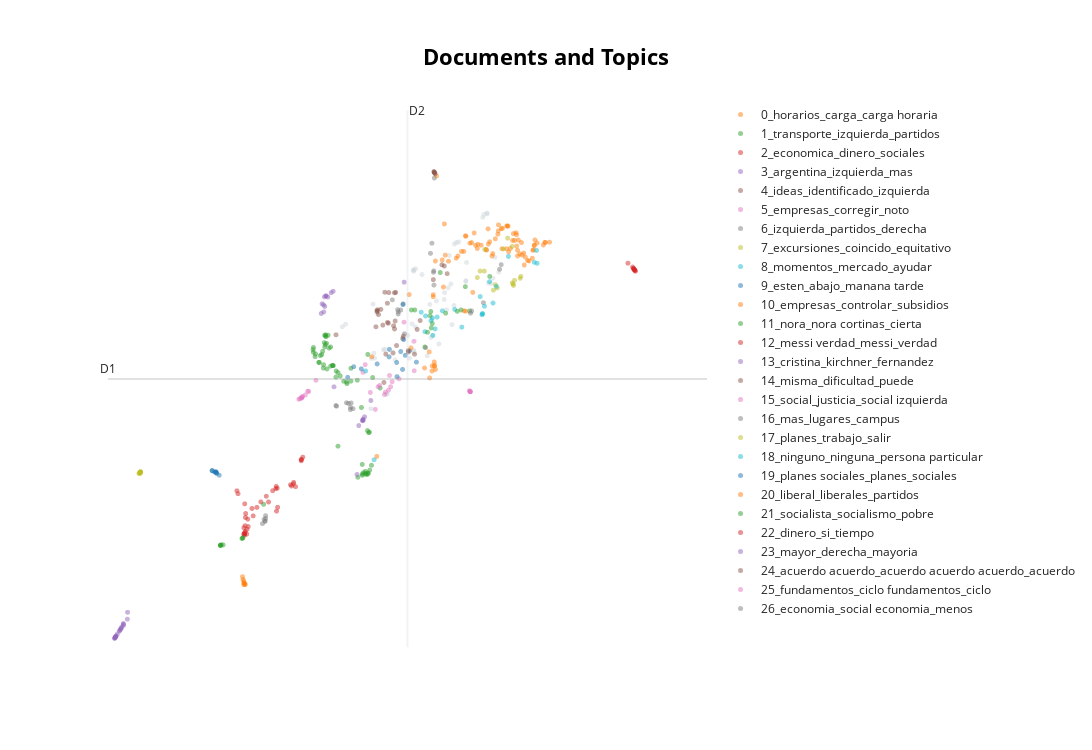

Here is the notebook cell this chart was saved with:
### Markdown cell above
#### Podemos ver como se clusterizan los documentos.

### Code cell
model.visualize_documents(documents, hide_annotations=True)
